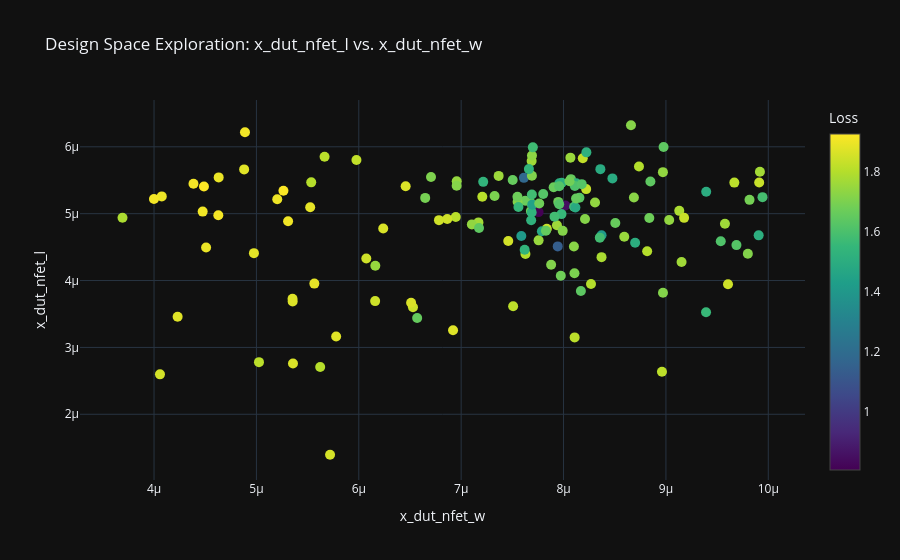
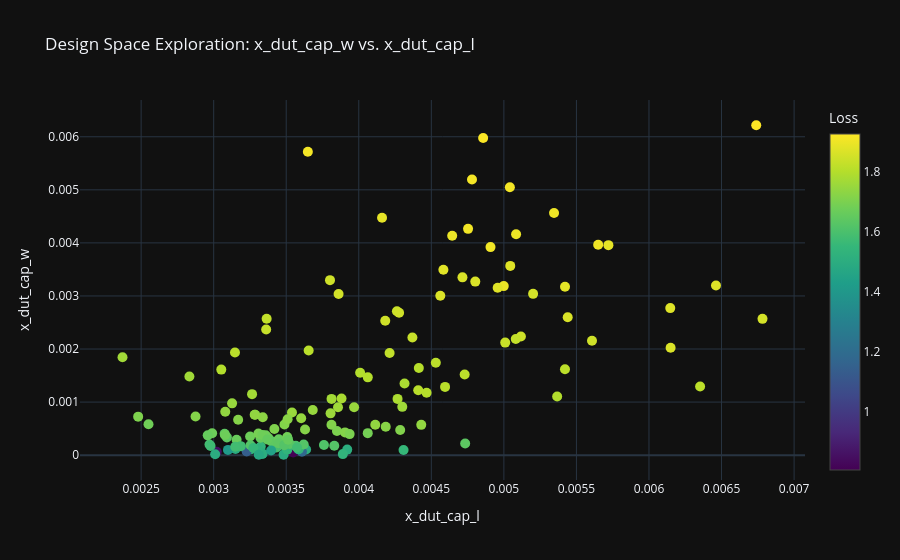
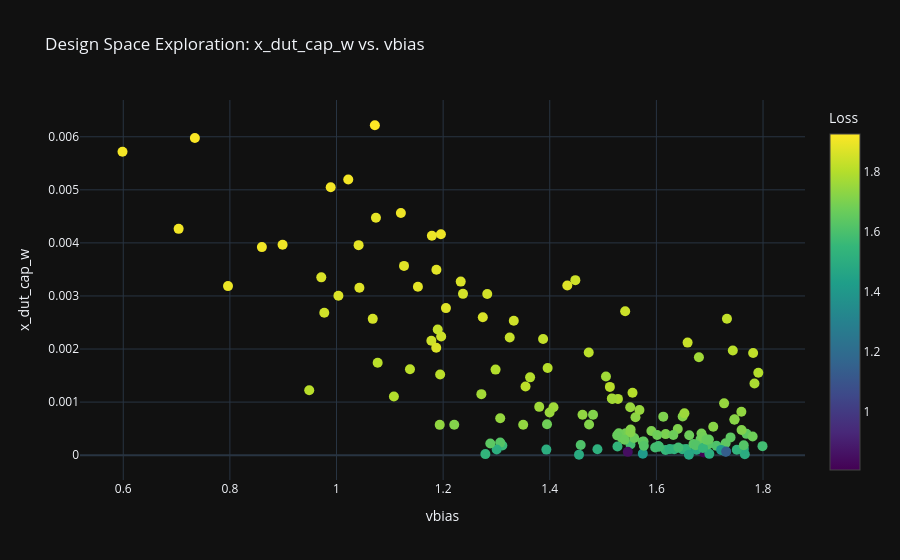

Notebook code for these charts, in order:
### Markdown cell above
### (4) Design Space Exploration

### Code cell
circuit_optimizer.plot_design_space_exploration(param_x="x_dut_nfet_w", param_y="x_dut_nfet_l", show=True)
circuit_optimizer.plot_design_space_exploration(param_x="x_dut_cap_l", param_y="x_dut_cap_w", show=True)
circuit_optimizer.plot_design_space_exploration(param_x="vbias", param_y="x_dut_cap_w", show=True)

### Figure 1 — Plotly figure (JSON) as saved in the notebook; plotly's stock layout.template omitted (floating-point values rounded to 4 significant figures; data arrays with more than 128 entries replaced by an {"elided": "..."} marker saying what was removed)
{"data": [{"marker": {"color": {"elided": "150 float values"}, "colorbar": {"title": {"text": "Loss"}}, "colorscale": [[0, "#440154"], [0.1111, "#482878"], [0.2222, "#3e4989"], [0.3333, "#31688e"], [0.4444, "#26828e"], [0.5556, "#1f9e89"], [0.6667, "#35b779"], [0.7778, "#6ece58"], [0.8889, "#b5de2b"], [1, "#fde725"]], "showscale": true, "size": 10}, "mode": "markers", "name": "Design Space Exploration", "type": "scatter", "x": {"elided": "150 float values"}, "y": {"elided": "150 float values"}}], "layout": {"showlegend": false, "title": {"text": "Design Space Exploration: x_dut_nfet_l vs. x_dut_nfet_w"}, "xaxis": {"title": {"text": "x_dut_nfet_w"}}, "yaxis": {"title": {"text": "x_dut_nfet_l"}}}}

### Figure 2 — Plotly figure (JSON) as saved in the notebook; plotly's stock layout.template omitted (floating-point values rounded to 4 significant figures; data arrays with more than 128 entries replaced by an {"elided": "..."} marker saying what was removed)
{"data": [{"marker": {"color": {"elided": "150 float values"}, "colorbar": {"title": {"text": "Loss"}}, "colorscale": [[0, "#440154"], [0.1111, "#482878"], [0.2222, "#3e4989"], [0.3333, "#31688e"], [0.4444, "#26828e"], [0.5556, "#1f9e89"], [0.6667, "#35b779"], [0.7778, "#6ece58"], [0.8889, "#b5de2b"], [1, "#fde725"]], "showscale": true, "size": 10}, "mode": "markers", "name": "Design Space Exploration", "type": "scatter", "x": {"elided": "150 float values"}, "y": {"elided": "150 float values"}}], "layout": {"showlegend": false, "title": {"text": "Design Space Exploration: x_dut_cap_w vs. x_dut_cap_l"}, "xaxis": {"title": {"text": "x_dut_cap_l"}}, "yaxis": {"title": {"text": "x_dut_cap_w"}}}}

### Figure 3 — Plotly figure (JSON) as saved in the notebook; plotly's stock layout.template omitted (floating-point values rounded to 4 significant figures; data arrays with more than 128 entries replaced by an {"elided": "..."} marker saying what was removed)
{"data": [{"marker": {"color": {"elided": "150 float values"}, "colorbar": {"title": {"text": "Loss"}}, "colorscale": [[0, "#440154"], [0.1111, "#482878"], [0.2222, "#3e4989"], [0.3333, "#31688e"], [0.4444, "#26828e"], [0.5556, "#1f9e89"], [0.6667, "#35b779"], [0.7778, "#6ece58"], [0.8889, "#b5de2b"], [1, "#fde725"]], "showscale": true, "size": 10}, "mode": "markers", "name": "Design Space Exploration", "type": "scatter", "x": {"elided": "150 float values"}, "y": {"elided": "150 float values"}}], "layout": {"showlegend": false, "title": {"text": "Design Space Exploration: x_dut_cap_w vs. vbias"}, "xaxis": {"title": {"text": "vbias"}}, "yaxis": {"title": {"text": "x_dut_cap_w"}}}}
